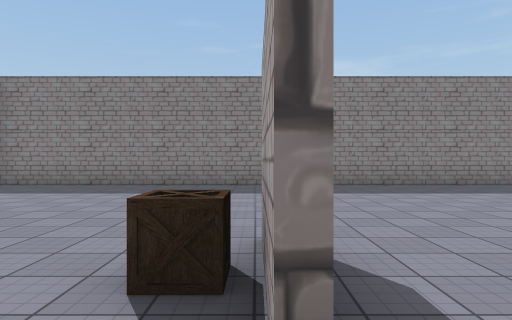
view 1 (above)

18 first-person views from a walk through a 3-D level made in the Unity game engine. The camera is 1.4 m above the floor, looks level and sees 75° across. The floor is counted in squares, 2 m on a side. Each view is taken from the middle of a square. On the plan, view 1 faces up. The plan holds only what a view shows up to about 10 squares ahead; the rest is blank. The place goes on beyond the plan. The player character is not drawn. Some animated figures are left out. Some surface patterns are stand-ins.

view 2
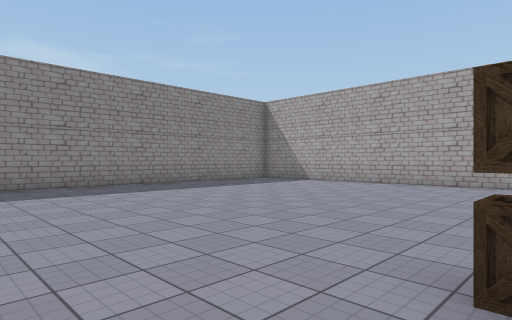

view 3
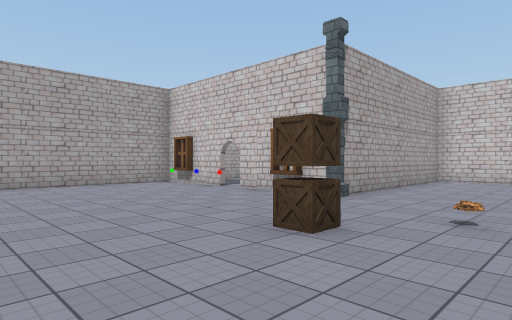

view 4
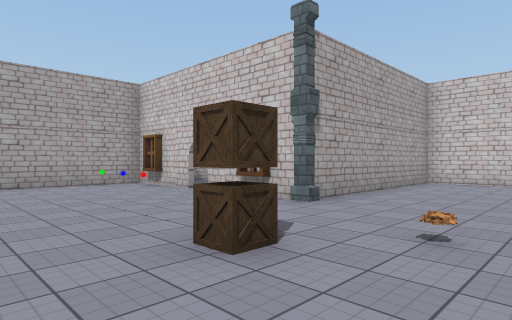

view 5
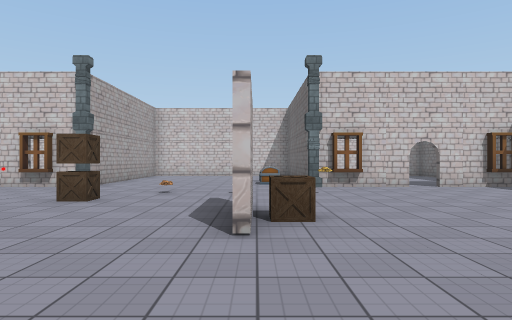

view 6
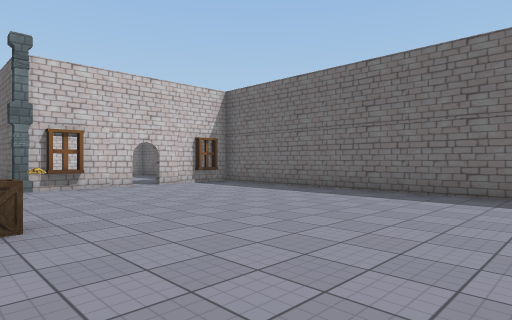

view 7
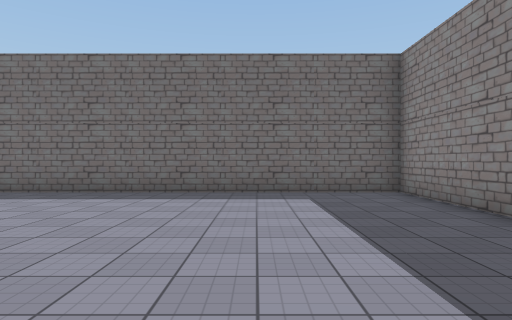

view 8
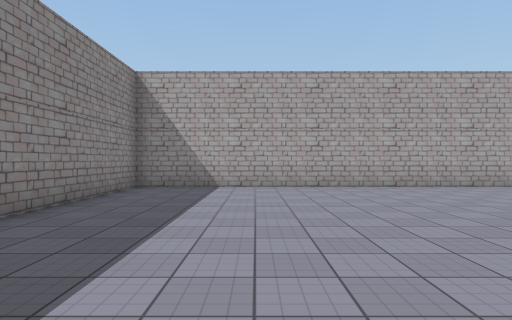

view 9
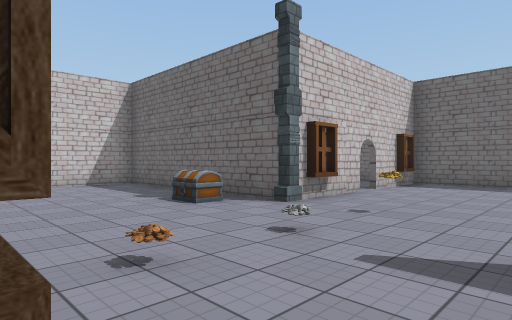

view 10
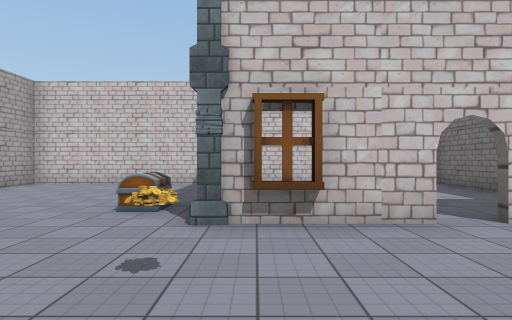

view 11
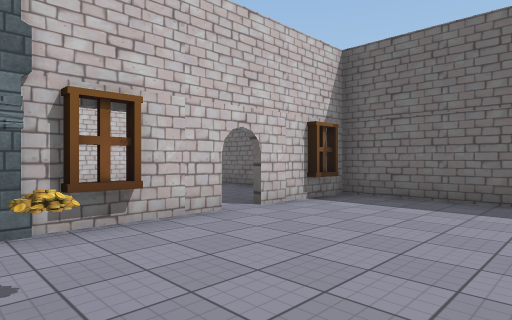

view 12
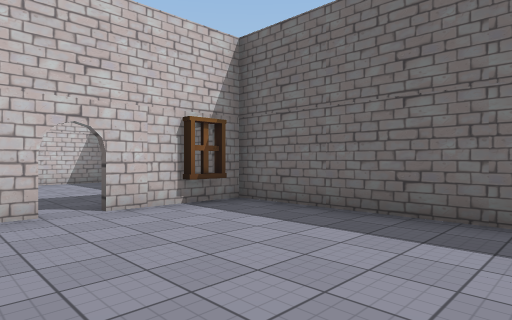

view 13
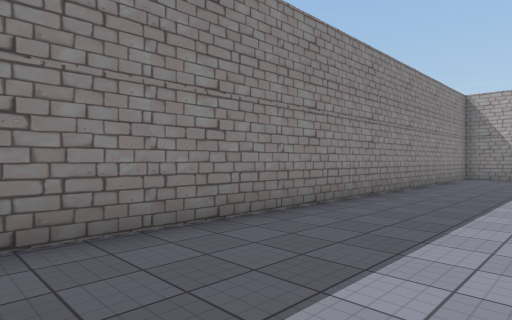

view 14
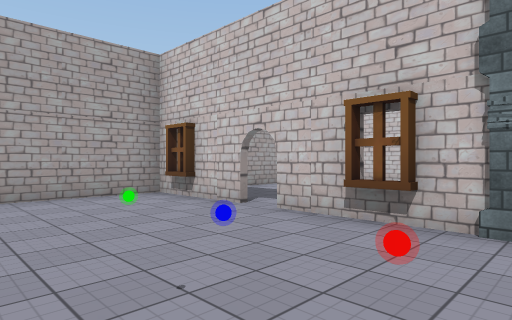

view 15
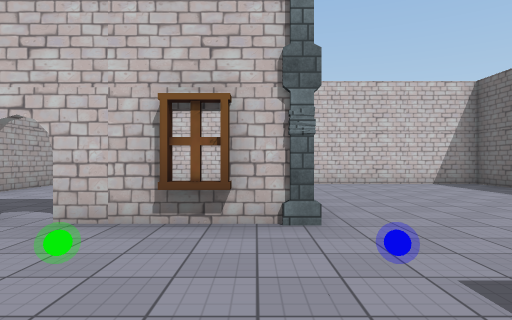

view 16
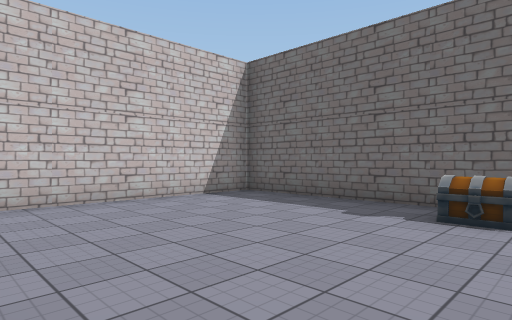

view 17
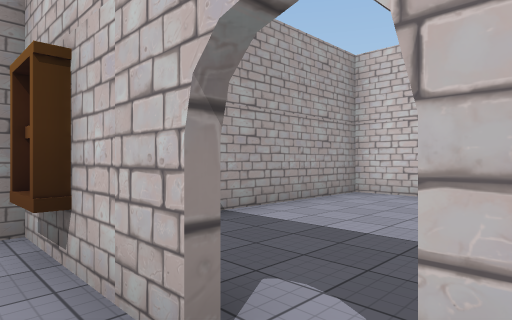

view 18
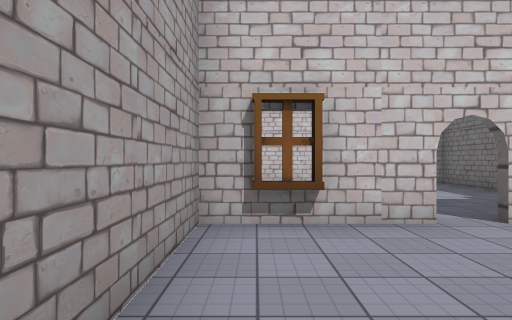

### Floor plan
Ten units are one square. View 1 is at (0, 0); x grows to the right and y downward. Boxes are objects, and circles mark ways between rooms. Rooms are numbered by the first view taken in them; rooms with no view inside come last. Other rooms are left out.
<svg viewBox="-77 -96 188 189">
<path fill="none" stroke="#000" d="M1 -9 1 -14M54 25 61 25M54 27 72 27M59 29 59 24M-28 25 -19 25M-40 27 -14 27 -14 87 51 87M80 27 106 27 106 -91 -72 -91 -72 27 -48 27M92 25 101 25M-68 25 -59 25M44 88 44 34M46 64 46 87M51 87 106 87 106 30M-72 34 -72 86M-65 87 -21 87"/>
<rect x="-15" y="35" width="20" height="10" fill="#bbb"><title>other object</title></rect>
<rect x="-15" y="25" width="10" height="10" fill="#bbb"><title>other object</title></rect>
<rect x="-15" y="5" width="10" height="10" fill="#bbb"><title>other object</title></rect>
<rect x="-5" y="-25" width="10" height="10" fill="#bbb"><title>other object</title></rect>
<rect x="25" y="-5" width="10" height="10" fill="#bbb"><title>other object</title></rect>
<rect x="45" y="25" width="10" height="10" fill="#bbb"><title>other object</title></rect>
<circle cx="75" cy="30" r="3" fill="#2a7"/>
<circle cx="-45" cy="30" r="3" fill="#2a7"/>
<text x="20" y="-20">1</text>
<text x="70" y="50">2</text>
<text x="-50" y="50">3</text>
</svg>
Room 1 opens to room 2. Room 1 opens to room 3.

Where each view was taken, in squares from view 1:
view 1: 0 up, 0 right, facing up
view 2: 0 up, 1 right, facing up-right
view 3: 3 up, 1 right, facing down-right
view 4: 2 up, 1 right, facing down-right
view 5: 6 up, 0 right, facing down
view 6: 6 up, 0 right, facing down-left
view 7: 6 up, 0 right, facing left
view 8: 6 up, 2 right, facing right
view 9: 1 up, 3 right, facing down-left
view 10: 1 up, 2 left, facing down
view 11: 1 up, 1 left, facing down-left
view 12: 2 up, 3 left, facing down-left
view 13: 6 up, 3 left, facing up-right
view 14: 1 up, 4 right, facing down-right
view 15: 1 up, 5 right, facing down
view 16: 3 down, 4 right, facing down-left
view 17: 2 down, 7 right, facing down-right
view 18: 1 up, 10 right, facing down
